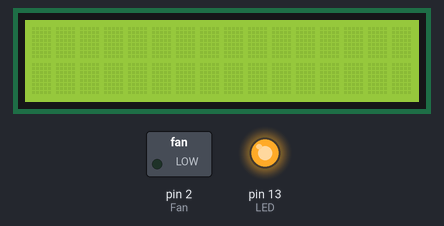
The sketch below on a simulated Arduino Uno, built with avr-gcc and run on an emulated ATmega328P. On the bench: 16×2 character LCD, switched loads named in the sketch (green lamp = pin HIGH), output pins drawn as LEDs (lit = HIGH).

Above: at 0.1 s.
At 2.1 s:
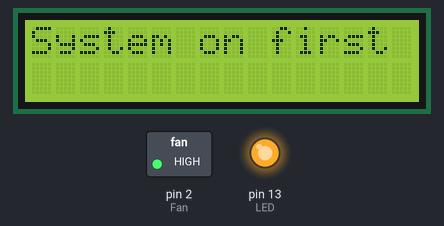
At 6.1 s:
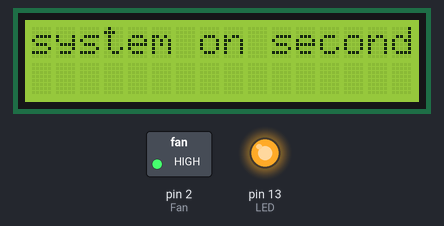
At 9.6 s:
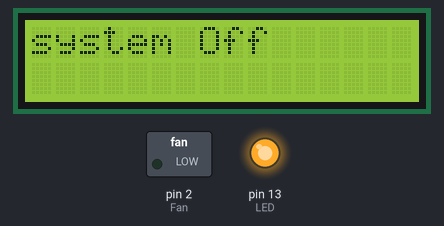
Timing chart, 0 to 39.6 s (numbered marks = the images above):
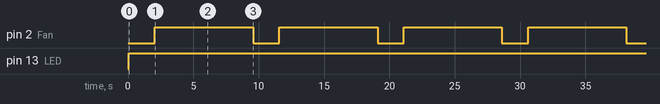

Measured:
- by itself, pin 2 (Fan): alternates HIGH for 7.5 s and LOW for 2.0 s
- by itself, pin 13 (LED): LOW → HIGH at 0.06 s
- by itself, everything shown: repeats every 9.5 s, in 4 steps
- what the display in image 1 shows lasts 4.0 s, from 2.1 s to 6.1 s
- what the display in image 2 shows lasts 3.5 s, from 6.1 s to 9.6 s

The sketch:

LCD.ino
```cpp
#include <LiquidCrystal.h>

int D7_pin = 4;
int D6_pin = 5;
int D5_pin = 6;
int D4_pin =  7;
int EN_pin = 11;
int RS_pin = 12;
#define LED 13
#define Fan 2
LiquidCrystal lcd(RS_pin, EN_pin, D4_pin, D5_pin, D6_pin, D7_pin);

void setup()
{
  lcd.begin(16, 2);
    pinMode(LED, OUTPUT);
    pinMode(Fan, OUTPUT);

}

void loop()
{
    digitalWrite(LED, HIGH);
    delay(2000);
    digitalWrite(Fan,HIGH);
  lcd.clear();
  lcd.print("System on first mode");
  lcd.setCursor(0, 1);

  delay(3000);
  digitalWrite(LED, HIGH);
    delay(1000);
    digitalWrite(Fan,HIGH);
  lcd.clear();
  lcd.print("system on second mode");
  lcd.setCursor(0, 1);

  delay(3000);

digitalWrite(LED, HIGH);
delay(500);
digitalWrite(Fan,HIGH);
lcd.clear();
lcd.print("system on third mode");
 lcd.setCursor(0, 1);

digitalWrite(LED, LOW);
digitalWrite(Fan,LOW);
lcd.clear();
lcd.print("system Off");
 lcd.setCursor(0, 1);


}
```
